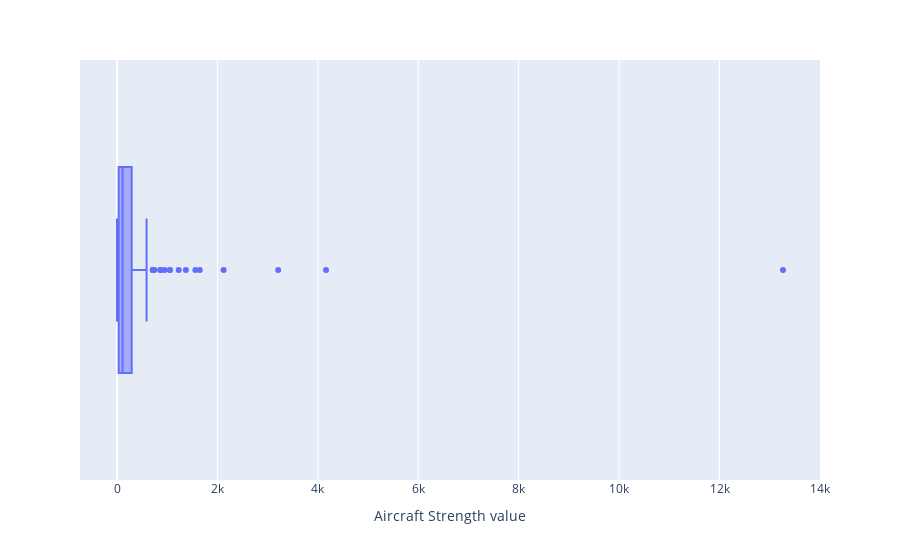

The cell this chart's notebook holds for it:
### Code cell
fig = px.box(value_df, x = value_df["Aircraft Strength value"],
             hover_name=value_df["country"])
fig.show()

### Figure 1 — Plotly figure (JSON) as saved in the notebook; plotly's stock layout.template omitted (floating-point values rounded to 4 significant figures; data arrays with more than 128 entries replaced by an {"elided": "..."} marker saying what was removed)
{"data": [{"alignmentgroup": "True", "hovertemplate": "<b>%{hovertext}</b><br><br>Aircraft Strength value=%{x}<extra></extra>", "hovertext": {"elided": "138 str values"}, "legendgroup": "", "marker": {"color": "#636efa"}, "name": "", "notched": false, "offsetgroup": "", "orientation": "h", "showlegend": false, "type": "box", "x": {"elided": "138 int values"}, "x0": " ", "xaxis": "x", "y0": " ", "yaxis": "y"}], "layout": {"boxmode": "group", "legend": {"tracegroupgap": 0}, "margin": {"t": 60}, "xaxis": {"anchor": "y", "domain": [0, 1], "title": {"text": "Aircraft Strength value"}}, "yaxis": {"anchor": "x", "domain": [0, 1]}}}
